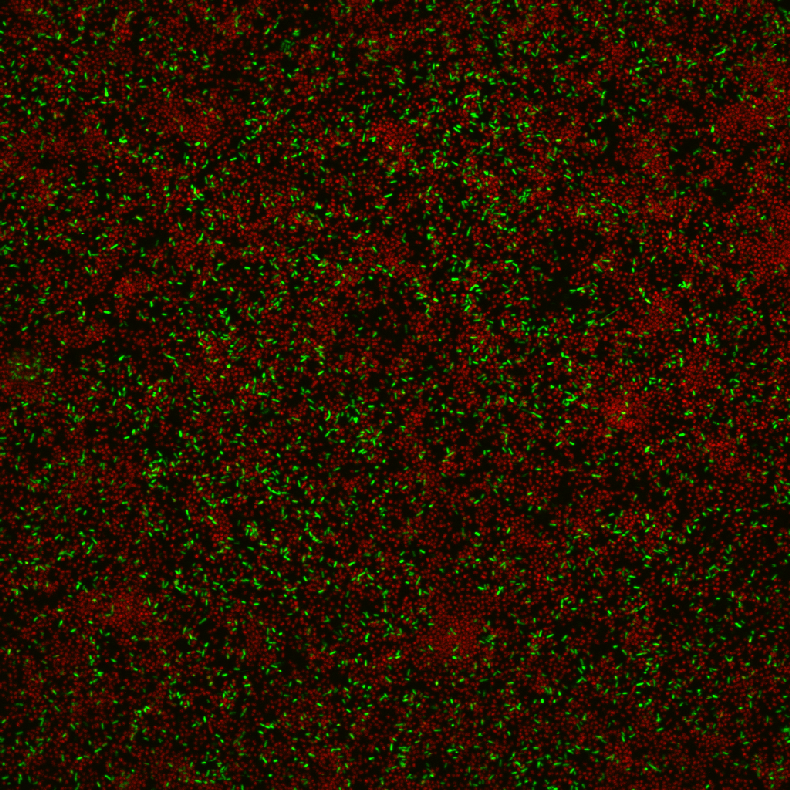
#> input picture app/test_dir/01_PFA_NoROI/BCTX11g.tif, 790 x 790 px
$ python -i imageProcessor.py   (imports and definitions only)   (older library calls are emulated)
#> lines starting #> are read from the running program, lines starting #| are printed output that depends on the picture
#> further down, picture is the input picture: shape (790, 790, 3); mean B, G, R 0, 19.3, 41.2
import cv2
import numpy as np
import matplotlib
import matplotlib.pyplot as plt


class PostProcessor():
	def test(self, img):
		gray = cv2.cvtColor(img, cv2.COLOR_BGR2GRAY)
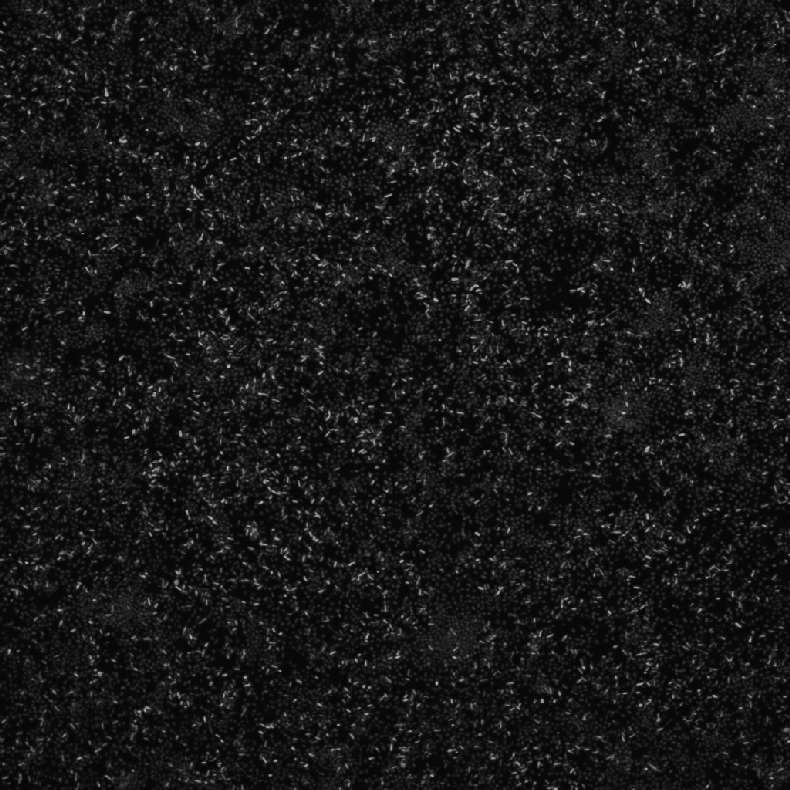
#> gray: shape (790, 790); min 6, max 198, mean 23.7
		laplacian = cv2.Laplacian(img, cv2.CV_64F)
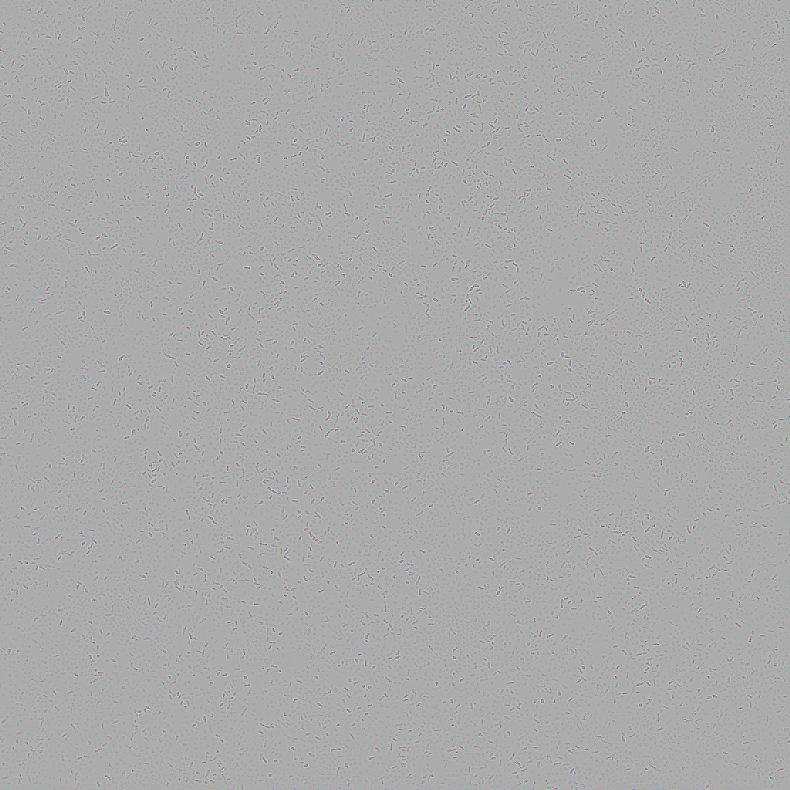
#> laplacian: shape (790, 790, 3) float64; mean B, G, R 0, 0, 0; drawn with min black and max white

		sobelx = cv2.Sobel(img, cv2.CV_64F, 1, 0, ksize=5)
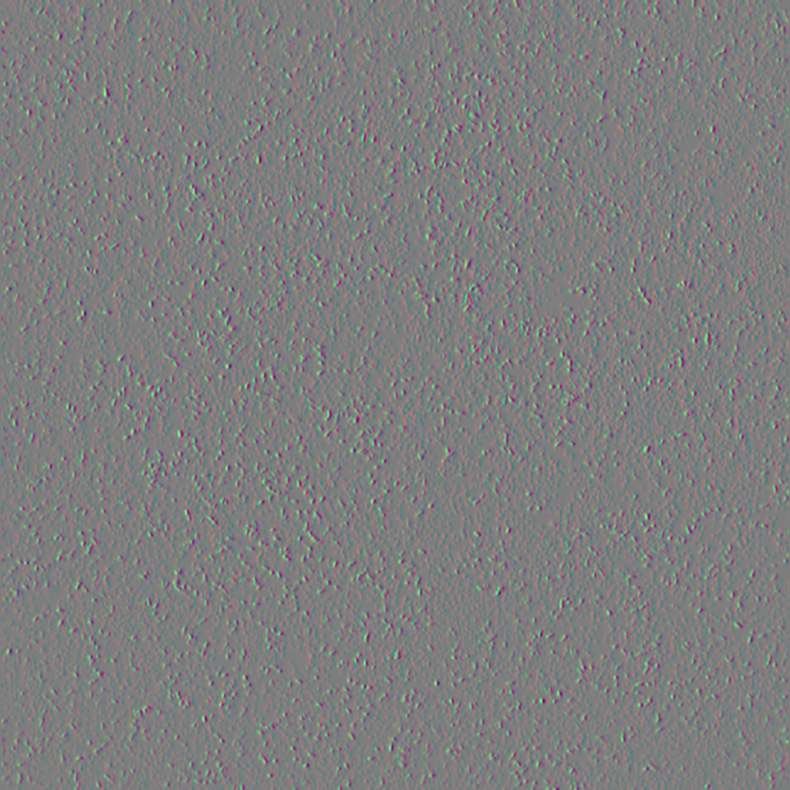
#> sobelx: shape (790, 790, 3) float64; mean B, G, R 0, 0, 1; drawn with min black and max white
		sobely = cv2.Sobel(img, cv2.CV_64F, 0, 1, ksize=5)
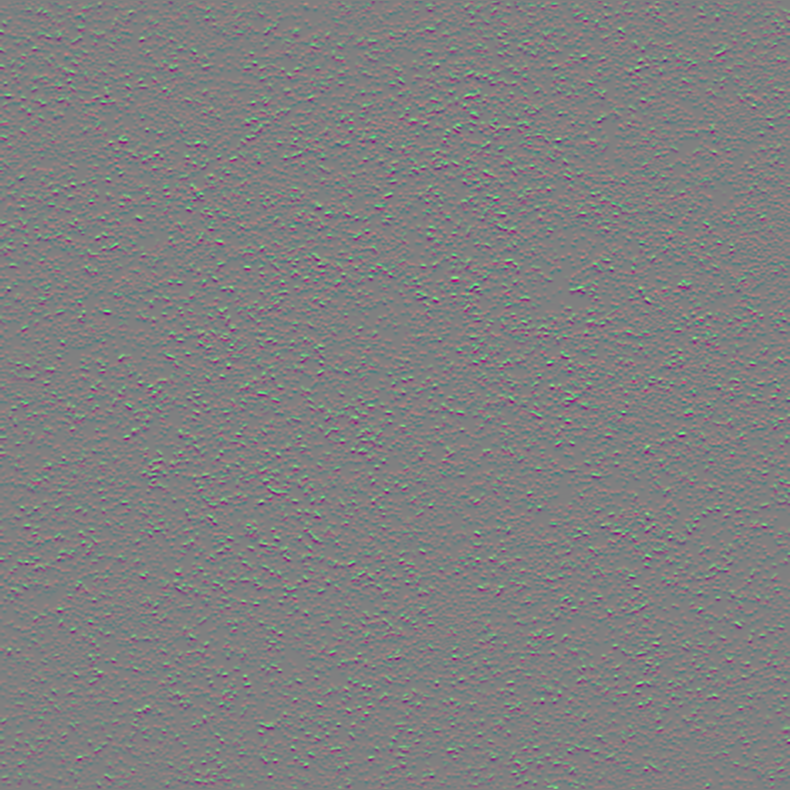
#> sobely: shape (790, 790, 3) float64; mean B, G, R 0, -0.3, -0.6; drawn with min black and max white

		plt.subplot(2,2,1),plt.imshow(img,cmap='gray')
		plt.title('Original'), plt.xticks([]), plt.yticks([])
		plt.subplot(2,2,2),plt.imshow(laplacian,cmap = 'gray')
		plt.title('Laplacian'), plt.xticks([]), plt.yticks([])
		plt.subplot(2,2,3),plt.imshow(sobelx,cmap = 'gray')
		plt.title('Sobel X'), plt.xticks([]), plt.yticks([])
		plt.subplot(2,2,4),plt.imshow(sobely,cmap = 'gray')
		plt.title('Sobel Y'), plt.xticks([]), plt.yticks([])


		plt.show()
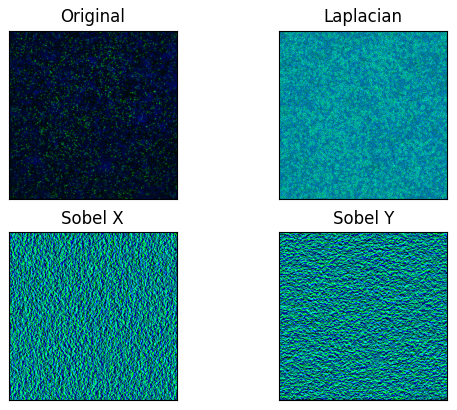
#> figure drawn by matplotlib, 4 panels; B, G, R data is drawn as R, G, B

	# Apply a laplacian convolution
	def SharpenEdges(self, img):
		return cv2.Laplacian(img, cv2.CV_64F)

	# Apply a gaussian blur
	def Smooth(self, img, ksize):
		return cv2.blur(img, (ksize, ksize))


class PreProcessor():
	def test(self, img):
		gray = cv2.cvtColor(img, cv2.COLOR_BGR2GRAY)
		laplacian = cv2.Laplacian(img, cv2.CV_64F)

		sobelx = cv2.Sobel(img, cv2.CV_64F, 1, 0, ksize=5)
		sobely = cv2.Sobel(img, cv2.CV_64F, 0, 1, ksize=5)

		plt.subplot(2,2,1),plt.imshow(img,cmap='gray')
		plt.title('Original'), plt.xticks([]), plt.yticks([])
		plt.subplot(2,2,2),plt.imshow(laplacian,cmap = 'gray')
		plt.title('Laplacian'), plt.xticks([]), plt.yticks([])
		plt.subplot(2,2,3),plt.imshow(sobelx,cmap = 'gray')
		plt.title('Sobel X'), plt.xticks([]), plt.yticks([])
		plt.subplot(2,2,4),plt.imshow(sobely,cmap = 'gray')
		plt.title('Sobel Y'), plt.xticks([]), plt.yticks([])
		plt.show()


	# Apply a laplacian convolution
	def SharpenEdges(self, img):
		return cv2.Laplacian(img, cv2.CV_64F)

	# Apply a gaussian blur
	def Smooth(self, img, ksize):
		return cv2.blur(img, (ksize, ksize))

>>> import cv2
>>> picture = cv2.imread('../../../app/test_dir/01_PFA_NoROI/BCTX11g.tif')
>>> result = PostProcessor().test(picture)

$ run again, on app/test_dir/01_PFA_NoROI/BCTX11j.tif
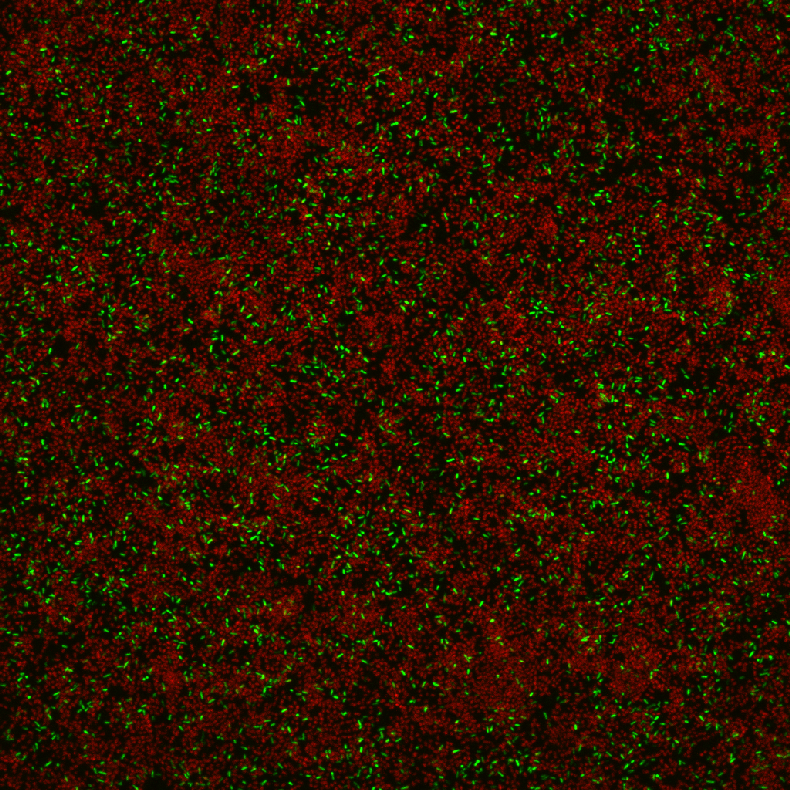
#> input picture app/test_dir/01_PFA_NoROI/BCTX11j.tif, 790 x 790 px
#> picture is the input picture: shape (790, 790, 3); mean B, G, R 0, 19.1, 47.2
#> in test, `sobely = cv2.Sobel(img, cv2.CV_64F, 0, 1, ksize=5)`:
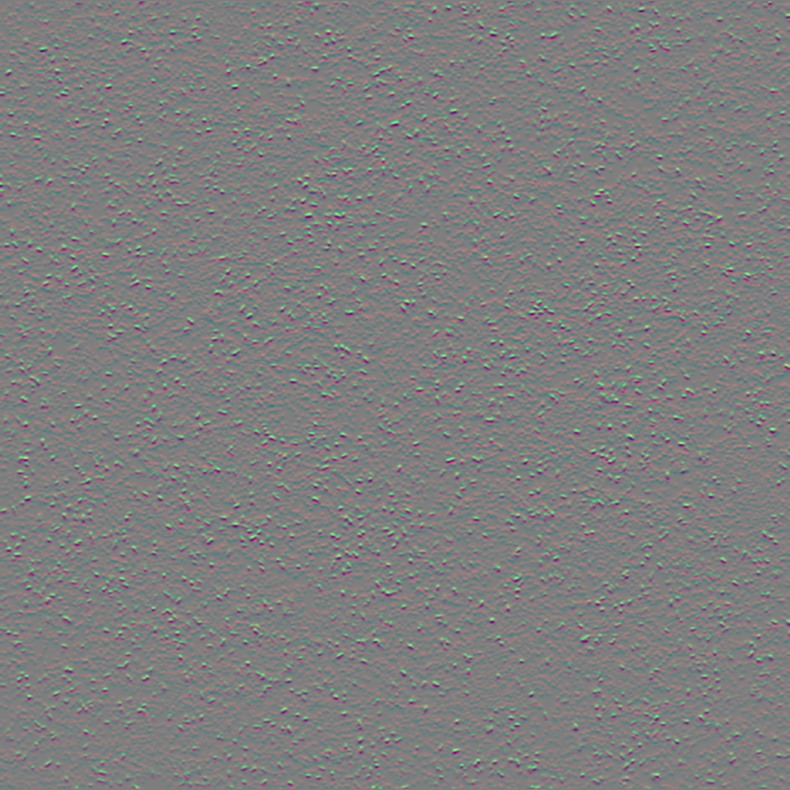
#> sobely: shape (790, 790, 3) float64; mean B, G, R 0, -0.3, -2.2; drawn with min black and max white
#> in test, `plt.show()`:
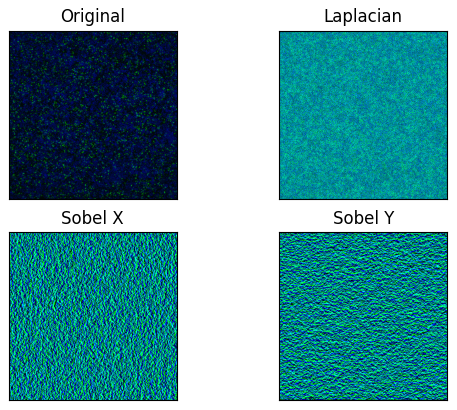
#> figure drawn by matplotlib, 4 panels; B, G, R data is drawn as R, G, B
